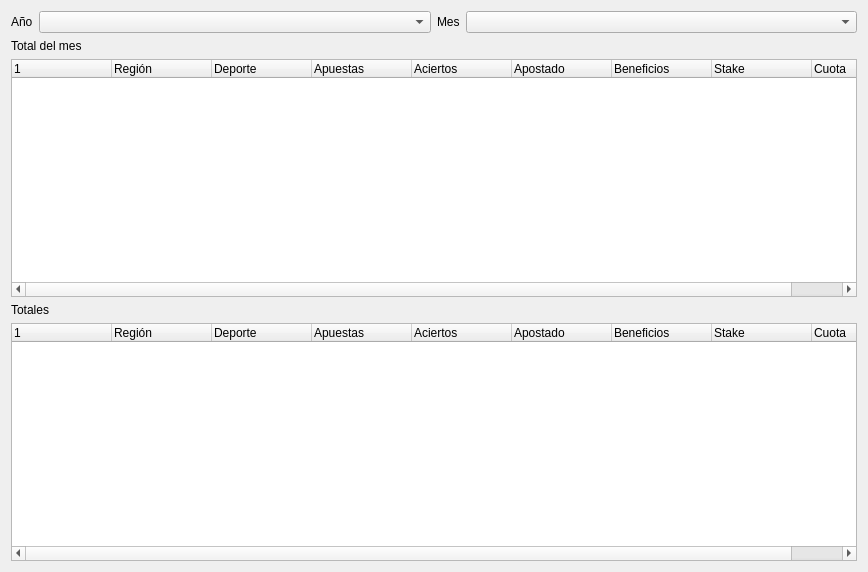
<?xml version="1.0" encoding="UTF-8"?>
<ui version="4.0">
 <class>Form</class>
 <widget class="QWidget" name="Form">
  <property name="geometry">
   <rect>
    <x>0</x>
    <y>0</y>
    <width>868</width>
    <height>572</height>
   </rect>
  </property>
  <property name="windowTitle">
   <string>Form</string>
  </property>
  <layout class="QVBoxLayout" name="verticalLayout">
   <item>
    <layout class="QHBoxLayout" name="horizontalLayout_2">
     <item>
      <layout class="QFormLayout" name="formLayout_4">
       <item row="0" column="0">
        <widget class="QLabel" name="label">
         <property name="text">
          <string>Año</string>
         </property>
        </widget>
       </item>
       <item row="0" column="1">
        <widget class="QComboBox" name="cmbYear"/>
       </item>
      </layout>
     </item>
     <item>
      <layout class="QFormLayout" name="formLayout_2">
       <item row="0" column="0">
        <widget class="QLabel" name="label_2">
         <property name="text">
          <string>Mes</string>
         </property>
        </widget>
       </item>
       <item row="0" column="1">
        <widget class="QComboBox" name="cmbMonth"/>
       </item>
      </layout>
     </item>
    </layout>
   </item>
   <item>
    <widget class="QLabel" name="label_3">
     <property name="text">
      <string>Total del mes</string>
     </property>
    </widget>
   </item>
   <item>
    <widget class="QTreeWidget" name="treeMonth">
     <column>
      <property name="text">
       <string/>
      </property>
     </column>
     <column>
      <property name="text">
       <string>Región</string>
      </property>
     </column>
     <column>
      <property name="text">
       <string>Deporte</string>
      </property>
     </column>
     <column>
      <property name="text">
       <string>Apuestas</string>
      </property>
     </column>
     <column>
      <property name="text">
       <string>Aciertos</string>
      </property>
     </column>
     <column>
      <property name="text">
       <string>Apostado</string>
      </property>
     </column>
     <column>
      <property name="text">
       <string>Beneficios</string>
      </property>
     </column>
     <column>
      <property name="text">
       <string>Stake</string>
      </property>
     </column>
     <column>
      <property name="text">
       <string>Cuota</string>
      </property>
     </column>
    </widget>
   </item>
   <item>
    <widget class="QLabel" name="label_4">
     <property name="text">
      <string>Totales</string>
     </property>
    </widget>
   </item>
   <item>
    <widget class="QTreeWidget" name="treeTotal">
     <column>
      <property name="text">
       <string/>
      </property>
     </column>
     <column>
      <property name="text">
       <string>Región</string>
      </property>
     </column>
     <column>
      <property name="text">
       <string>Deporte</string>
      </property>
     </column>
     <column>
      <property name="text">
       <string>Apuestas</string>
      </property>
     </column>
     <column>
      <property name="text">
       <string>Aciertos</string>
      </property>
     </column>
     <column>
      <property name="text">
       <string>Apostado</string>
      </property>
     </column>
     <column>
      <property name="text">
       <string>Beneficios</string>
      </property>
     </column>
     <column>
      <property name="text">
       <string>Stake</string>
      </property>
     </column>
     <column>
      <property name="text">
       <string>Cuota</string>
      </property>
     </column>
    </widget>
   </item>
  </layout>
 </widget>
 <resources/>
 <connections/>
</ui>
